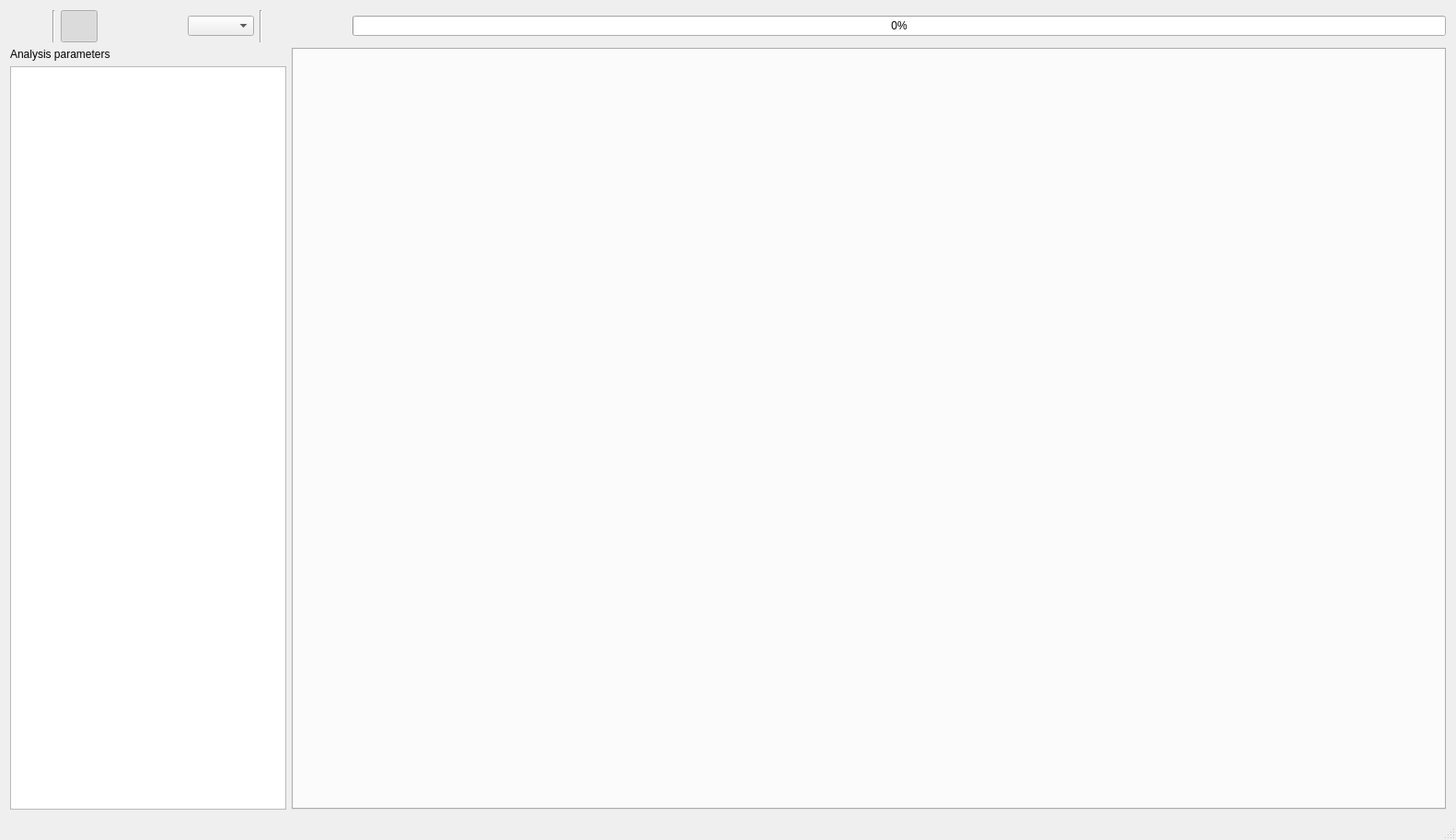
<?xml version="1.0" encoding="UTF-8"?>
<ui version="4.0">
 <class>Browser</class>
 <widget class="QMainWindow" name="Browser">
  <property name="geometry">
   <rect>
    <x>0</x>
    <y>0</y>
    <width>1582</width>
    <height>913</height>
   </rect>
  </property>
  <property name="windowTitle">
   <string>TPC Classify</string>
  </property>
  <property name="windowIcon">
   <iconset resource="resources/tpccres.qrc">
    <normaloff>:/icons/tpcc.xpm</normaloff>:/icons/tpcc.xpm</iconset>
  </property>
  <property name="iconSize">
   <size>
    <width>18</width>
    <height>18</height>
   </size>
  </property>
  <property name="documentMode">
   <bool>false</bool>
  </property>
  <widget class="QWidget" name="centralWidget">
   <layout class="QGridLayout" name="gridLayout">
    <item row="1" column="0">
     <layout class="QHBoxLayout" name="horizontalLayout_2">
      <item>
       <widget class="QWidget" name="widgetParams" native="true">
        <property name="minimumSize">
         <size>
          <width>300</width>
          <height>0</height>
         </size>
        </property>
        <layout class="QGridLayout" name="gridLayout_2">
         <property name="leftMargin">
          <number>0</number>
         </property>
         <property name="topMargin">
          <number>0</number>
         </property>
         <property name="rightMargin">
          <number>0</number>
         </property>
         <property name="bottomMargin">
          <number>0</number>
         </property>
         <item row="0" column="0">
          <widget class="QLabel" name="label_2">
           <property name="sizePolicy">
            <sizepolicy hsizetype="Maximum" vsizetype="Preferred">
             <horstretch>0</horstretch>
             <verstretch>0</verstretch>
            </sizepolicy>
           </property>
           <property name="text">
            <string>Analysis parameters</string>
           </property>
          </widget>
         </item>
         <item row="1" column="0">
          <widget class="QTableView" name="tableParams">
           <property name="sizePolicy">
            <sizepolicy hsizetype="Maximum" vsizetype="Expanding">
             <horstretch>0</horstretch>
             <verstretch>0</verstretch>
            </sizepolicy>
           </property>
           <property name="minimumSize">
            <size>
             <width>300</width>
             <height>0</height>
            </size>
           </property>
           <property name="maximumSize">
            <size>
             <width>300</width>
             <height>16777215</height>
            </size>
           </property>
          </widget>
         </item>
        </layout>
       </widget>
      </item>
      <item>
       <widget class="QTabWidget" name="tabWidget">
        <property name="sizePolicy">
         <sizepolicy hsizetype="MinimumExpanding" vsizetype="Expanding">
          <horstretch>0</horstretch>
          <verstretch>0</verstretch>
         </sizepolicy>
        </property>
        <property name="currentIndex">
         <number>-1</number>
        </property>
       </widget>
      </item>
     </layout>
    </item>
    <item row="0" column="0">
     <layout class="QHBoxLayout" name="horizontalLayout">
      <item>
       <widget class="QPushButton" name="pushOpen">
        <property name="enabled">
         <bool>true</bool>
        </property>
        <property name="sizePolicy">
         <sizepolicy hsizetype="Minimum" vsizetype="Fixed">
          <horstretch>0</horstretch>
          <verstretch>0</verstretch>
         </sizepolicy>
        </property>
        <property name="minimumSize">
         <size>
          <width>35</width>
          <height>35</height>
         </size>
        </property>
        <property name="maximumSize">
         <size>
          <width>16777215</width>
          <height>35</height>
         </size>
        </property>
        <property name="toolTip">
         <string>Start</string>
        </property>
        <property name="text">
         <string/>
        </property>
        <property name="icon">
         <iconset resource="resources/tpccres.qrc">
          <normaloff>:/icons/oxy/16/document_open_folder.png</normaloff>:/icons/oxy/16/document_open_folder.png</iconset>
        </property>
        <property name="iconSize">
         <size>
          <width>22</width>
          <height>22</height>
         </size>
        </property>
        <property name="flat">
         <bool>true</bool>
        </property>
       </widget>
      </item>
      <item>
       <widget class="Line" name="line_2">
        <property name="orientation">
         <enum>Qt::Vertical</enum>
        </property>
       </widget>
      </item>
      <item>
       <widget class="QPushButton" name="pushShowParams">
        <property name="enabled">
         <bool>true</bool>
        </property>
        <property name="sizePolicy">
         <sizepolicy hsizetype="Minimum" vsizetype="Fixed">
          <horstretch>0</horstretch>
          <verstretch>0</verstretch>
         </sizepolicy>
        </property>
        <property name="minimumSize">
         <size>
          <width>35</width>
          <height>35</height>
         </size>
        </property>
        <property name="maximumSize">
         <size>
          <width>16777215</width>
          <height>35</height>
         </size>
        </property>
        <property name="toolTip">
         <string>Start</string>
        </property>
        <property name="text">
         <string/>
        </property>
        <property name="icon">
         <iconset resource="resources/tpccres.qrc">
          <normaloff>:/icons/oxy/22/applications_systemg.png</normaloff>:/icons/oxy/22/applications_systemg.png</iconset>
        </property>
        <property name="iconSize">
         <size>
          <width>22</width>
          <height>22</height>
         </size>
        </property>
        <property name="checkable">
         <bool>true</bool>
        </property>
        <property name="checked">
         <bool>true</bool>
        </property>
        <property name="flat">
         <bool>true</bool>
        </property>
       </widget>
      </item>
      <item>
       <widget class="QPushButton" name="pushDeleteGroup">
        <property name="enabled">
         <bool>true</bool>
        </property>
        <property name="sizePolicy">
         <sizepolicy hsizetype="Minimum" vsizetype="Fixed">
          <horstretch>0</horstretch>
          <verstretch>0</verstretch>
         </sizepolicy>
        </property>
        <property name="minimumSize">
         <size>
          <width>35</width>
          <height>35</height>
         </size>
        </property>
        <property name="maximumSize">
         <size>
          <width>16777215</width>
          <height>35</height>
         </size>
        </property>
        <property name="toolTip">
         <string>Delete analysis</string>
        </property>
        <property name="text">
         <string/>
        </property>
        <property name="icon">
         <iconset resource="resources/tpccres.qrc">
          <normaloff>:/icons/oxy/16/editdelete.png</normaloff>:/icons/oxy/16/editdelete.png</iconset>
        </property>
        <property name="iconSize">
         <size>
          <width>22</width>
          <height>22</height>
         </size>
        </property>
        <property name="flat">
         <bool>true</bool>
        </property>
       </widget>
      </item>
      <item>
       <widget class="QPushButton" name="pushNewGroup">
        <property name="enabled">
         <bool>true</bool>
        </property>
        <property name="sizePolicy">
         <sizepolicy hsizetype="Minimum" vsizetype="Fixed">
          <horstretch>0</horstretch>
          <verstretch>0</verstretch>
         </sizepolicy>
        </property>
        <property name="minimumSize">
         <size>
          <width>35</width>
          <height>35</height>
         </size>
        </property>
        <property name="maximumSize">
         <size>
          <width>16777215</width>
          <height>35</height>
         </size>
        </property>
        <property name="toolTip">
         <string>New analysis</string>
        </property>
        <property name="text">
         <string/>
        </property>
        <property name="icon">
         <iconset resource="resources/tpccres.qrc">
          <normaloff>:/icons/oxy/16/document_new.png</normaloff>:/icons/oxy/16/document_new.png</iconset>
        </property>
        <property name="iconSize">
         <size>
          <width>22</width>
          <height>22</height>
         </size>
        </property>
        <property name="flat">
         <bool>true</bool>
        </property>
       </widget>
      </item>
      <item>
       <widget class="QComboBox" name="comboGroup">
        <property name="sizePolicy">
         <sizepolicy hsizetype="Minimum" vsizetype="Fixed">
          <horstretch>0</horstretch>
          <verstretch>0</verstretch>
         </sizepolicy>
        </property>
       </widget>
      </item>
      <item>
       <widget class="Line" name="line">
        <property name="orientation">
         <enum>Qt::Vertical</enum>
        </property>
       </widget>
      </item>
      <item>
       <widget class="QPushButton" name="pushStart">
        <property name="enabled">
         <bool>true</bool>
        </property>
        <property name="sizePolicy">
         <sizepolicy hsizetype="Minimum" vsizetype="Fixed">
          <horstretch>0</horstretch>
          <verstretch>0</verstretch>
         </sizepolicy>
        </property>
        <property name="minimumSize">
         <size>
          <width>35</width>
          <height>35</height>
         </size>
        </property>
        <property name="maximumSize">
         <size>
          <width>16777215</width>
          <height>35</height>
         </size>
        </property>
        <property name="toolTip">
         <string>Start</string>
        </property>
        <property name="text">
         <string/>
        </property>
        <property name="icon">
         <iconset resource="resources/tpccres.qrc">
          <normaloff>:/icons/oxy/16/1rightarrow.png</normaloff>:/icons/oxy/16/1rightarrow.png</iconset>
        </property>
        <property name="iconSize">
         <size>
          <width>22</width>
          <height>22</height>
         </size>
        </property>
        <property name="flat">
         <bool>true</bool>
        </property>
       </widget>
      </item>
      <item>
       <widget class="QPushButton" name="pushStop">
        <property name="enabled">
         <bool>false</bool>
        </property>
        <property name="sizePolicy">
         <sizepolicy hsizetype="Minimum" vsizetype="Fixed">
          <horstretch>0</horstretch>
          <verstretch>0</verstretch>
         </sizepolicy>
        </property>
        <property name="minimumSize">
         <size>
          <width>35</width>
          <height>35</height>
         </size>
        </property>
        <property name="maximumSize">
         <size>
          <width>16777215</width>
          <height>35</height>
         </size>
        </property>
        <property name="toolTip">
         <string>Stop</string>
        </property>
        <property name="text">
         <string/>
        </property>
        <property name="icon">
         <iconset resource="resources/tpccres.qrc">
          <normaloff>:/icons/oxy/16/stop.png</normaloff>:/icons/oxy/16/stop.png</iconset>
        </property>
        <property name="iconSize">
         <size>
          <width>22</width>
          <height>22</height>
         </size>
        </property>
        <property name="flat">
         <bool>true</bool>
        </property>
       </widget>
      </item>
      <item>
       <widget class="QProgressBar" name="progressBar">
        <property name="sizePolicy">
         <sizepolicy hsizetype="MinimumExpanding" vsizetype="Fixed">
          <horstretch>0</horstretch>
          <verstretch>0</verstretch>
         </sizepolicy>
        </property>
        <property name="value">
         <number>0</number>
        </property>
       </widget>
      </item>
     </layout>
    </item>
   </layout>
  </widget>
  <widget class="QStatusBar" name="statusBar"/>
 </widget>
 <layoutdefault spacing="6" margin="11"/>
 <resources>
  <include location="resources/tpccres.qrc"/>
 </resources>
 <connections/>
</ui>
